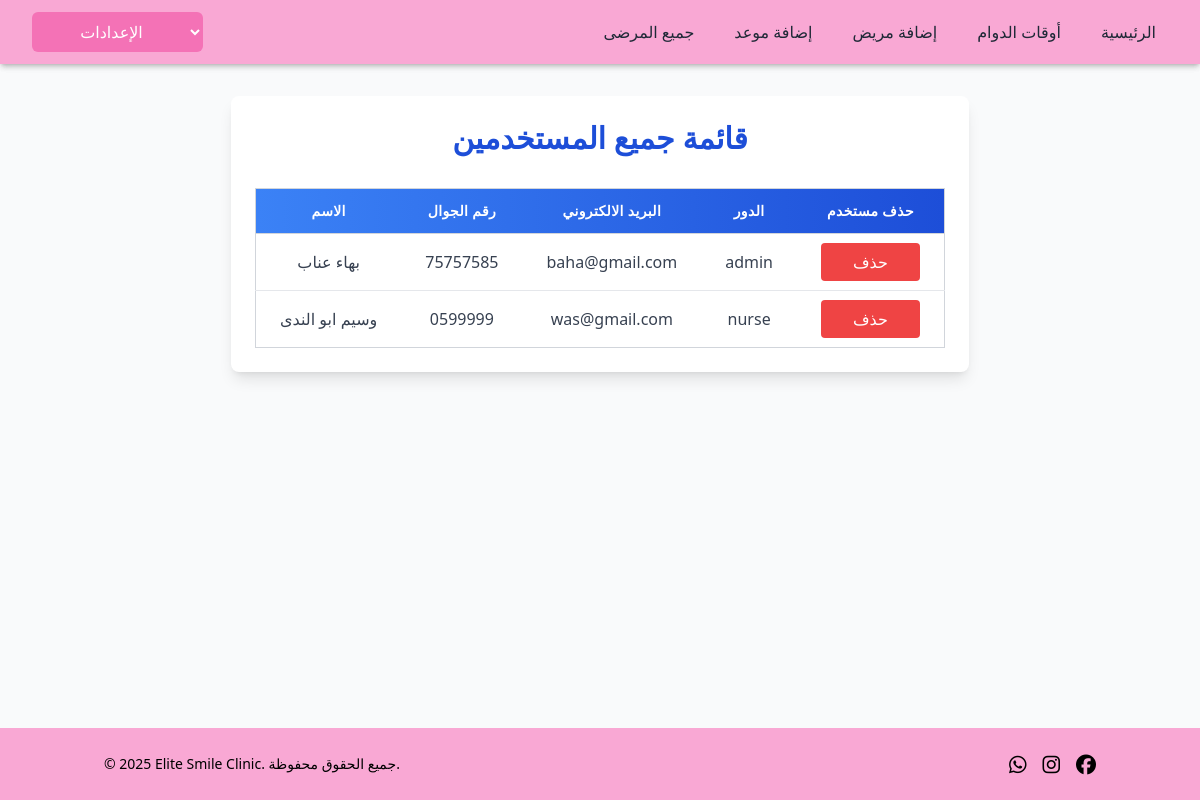
/doctor/all_users, run on the app's committed database.
### clinic_app/models.py (models this page shows, shortened)
class User(models.Model):
    first_name = models.CharField(max_length=255)
    last_name = models.CharField(max_length=255)
    email = models.CharField(max_length=255)
    password = models.CharField(max_length=255)
    role = models.CharField(max_length=255, default='patient')
    doctor = models.ForeignKey('self', null=True, blank=True, on_delete=models.SET_NULL, related_name='patients')
    birth_date = models.DateField(blank=True, null=True)
    gender = models.CharField(max_length=10, blank=True)  # No need for null=True in CharField
    social_status = models.CharField(max_length=20, blank=True)
    id_number = models.CharField(max_length=20, blank=True)
    phone = models.CharField(max_length=20, blank=True)
    chronic_disease = models.BooleanField(default=False)
    takes_medications = models.BooleanField(default=False)
    drug_allergy = models.BooleanField(default=False)
    allergy_details = models.TextField(blank=True)
    dialysis =models.BooleanField(default=False)
    treatment_plan = models.TextField(blank=True)
    created_at = models.DateTimeField(auto_now_add=True)
    updated_at = models.DateTimeField(auto_now=True)
    objects = UserManager()
    def users_not_patient(request):
        return User.objects.exclude(role='patient')

### doctor_app/views.py (the view)
# urls.py: path('all_users', views.all_users, name='all_users'),
def all_users(request):
    context={
        'users':User.users_not_patient(request)
    }
    return render(request,'doctor/all_users.html',context)

### doctor_app/templates/doctor/all_users.html (shortened to what this page needs)
<!DOCTYPE html>
<html lang="en">
<head>
    <script src="https://cdn.tailwindcss.com"></script>
</head>
    <body class="flex flex-col min-h-screen bg-gray-50 font-sans">
    <div dir="ltr" class="shadow-md bg-white">
        {% include 'doctor/navbardoctor.html' %}
    </div>
    <main class="flex-grow max-w-6xl mx-auto px-4 py-8">
        <div class="bg-white shadow-lg rounded-lg p-6">
            <h1 class="text-3xl font-bold text-center text-blue-700 mb-8"> قائمة جميع المستخدمين </h1>
            <div class="overflow-x-auto">
                <table class="min-w-full border border-gray-300 rounded-lg text-center shadow-sm">
                    <thead class="bg-gradient-to-r from-blue-500 to-blue-700 text-white">
                        <tr>
                            <th class="py-3 px-6 border-b border-gray-300 text-sm font-semibold tracking-wide">الاسم </th>
                            <th class="py-3 px-6 border-b border-gray-300 text-sm font-semibold tracking-wide">رقم الجوال </th>
                            <th class="py-3 px-6 border-b border-gray-300 text-sm font-semibold tracking-wide">  البريد الالكتروني </th>
                            <th class="py-3 px-6 border-b border-gray-300 text-sm font-semibold tracking-wide"> الدور</th>
                            <th class="py-3 px-6 border-b border-gray-300 text-sm font-semibold tracking-wide"> حذف مستخدم</th>
                        </tr>
                    </thead>
                    <tbody class="bg-white divide-y divide-gray-200 text-gray-700">
                        {% for user in users %}
                        <tr class="hover:bg-blue-50 transition duration-200 ease-in-out">
                            <td class="py-4 px-6">{{ user.first_name }} {{ user.last_name }}</td>
                            <td class="py-4 px-6">{{ user.phone }}</td>
                            <td class="py-4 px-6">{{ user.email }}</td>
                            <td class="py-4 px-6">{{ user.role }}</td>
                            <td class="py-4 px-6"><a href="delete_patient/{{user.id}}"
                                class="bg-red-500 hover:bg-red-800 text-white py-2 px-8 rounded"><button>حذف</button></a></td>
                        </tr>
                        {% endfor %}
                    </tbody>
                </table>
            </div>
    </main>
    <div class="p-16"></div>
    <footer class=" text-center ">
        {% include 'clinic/footer.html' %}
    </footer>
</body>
</html>

### data on the page
User: first_name "بهاء", last_name "عناب", phone "75757585", email "baha@gmail.com", role "admin"
User: first_name "وسيم", last_name "ابو الندى", phone "0599999", email "was@gmail.com", role "nurse"
